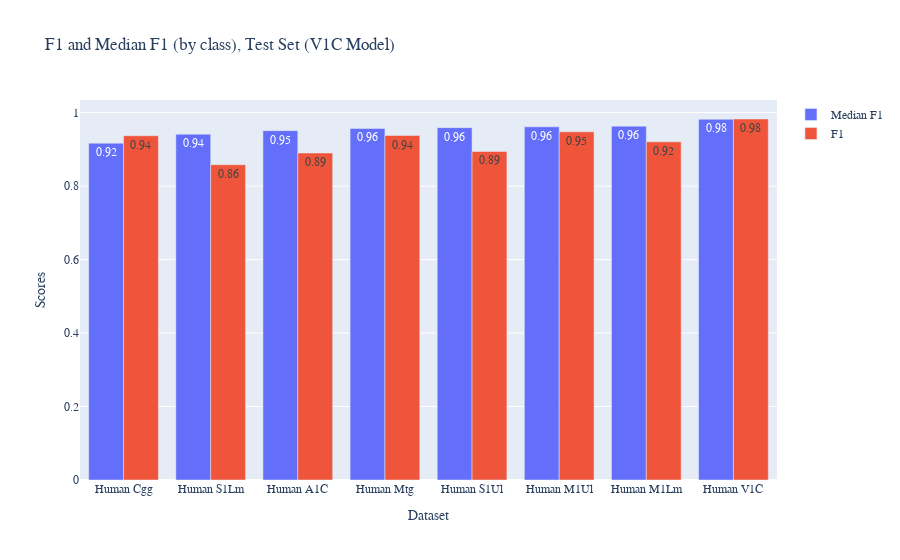

Notebook cell for this chart:
### Code cell
df = df.sort_values(by='test_median_f1')
fig = go.Figure(
    data=[
        go.Bar(
            x=df['x'], 
            y=df['test_median_f1'], 
            name='Median F1', 
            text=df['test_median_f1'].round(2), 
            textposition='auto'
        ),
        go.Bar(
            x=df['x'], 
            y=df['test_f1'], 
            name='F1',
            text=df['test_f1'].round(2), 
            textposition='auto'
        )
    ],
    layout=go.Layout(
        title='F1 and Median F1 (by class), Test Set (V1C Model)',
        xaxis=dict(title='Dataset'),
        yaxis=dict(title='Scores'),
        font_family="Serif"
    )
)

fig.update_layout(barmode='group')
fig.write_image('../../ms-thesis/images/ood_metrics/v1c_f1.pdf', scale=3)
fig.show()

### Figure 1 — Plotly figure (JSON) as saved in the notebook; plotly's stock layout.template omitted (floating-point values rounded to 4 significant figures)
{"data": [{"name": "Median F1", "text": [0.92, 0.94, 0.95, 0.96, 0.96, 0.96, 0.96, 0.98], "textposition": "auto", "type": "bar", "x": ["Human Cgg", "Human S1Lm", "Human A1C", "Human Mtg", "Human S1Ul", "Human M1Ul", "Human M1Lm", "Human V1C"], "y": [0.9167, 0.9412, 0.9508, 0.9568, 0.9589, 0.9612, 0.963, 0.9818]}, {"name": "F1", "text": [0.94, 0.86, 0.89, 0.94, 0.89, 0.95, 0.92, 0.98], "textposition": "auto", "type": "bar", "x": ["Human Cgg", "Human S1Lm", "Human A1C", "Human Mtg", "Human S1Ul", "Human M1Ul", "Human M1Lm", "Human V1C"], "y": [0.9369, 0.8581, 0.89, 0.9376, 0.8942, 0.9476, 0.9202, 0.9825]}], "layout": {"barmode": "group", "font": {"family": "Serif"}, "title": {"text": "F1 and Median F1 (by class), Test Set (V1C Model)"}, "xaxis": {"title": {"text": "Dataset"}}, "yaxis": {"title": {"text": "Scores"}}}}
